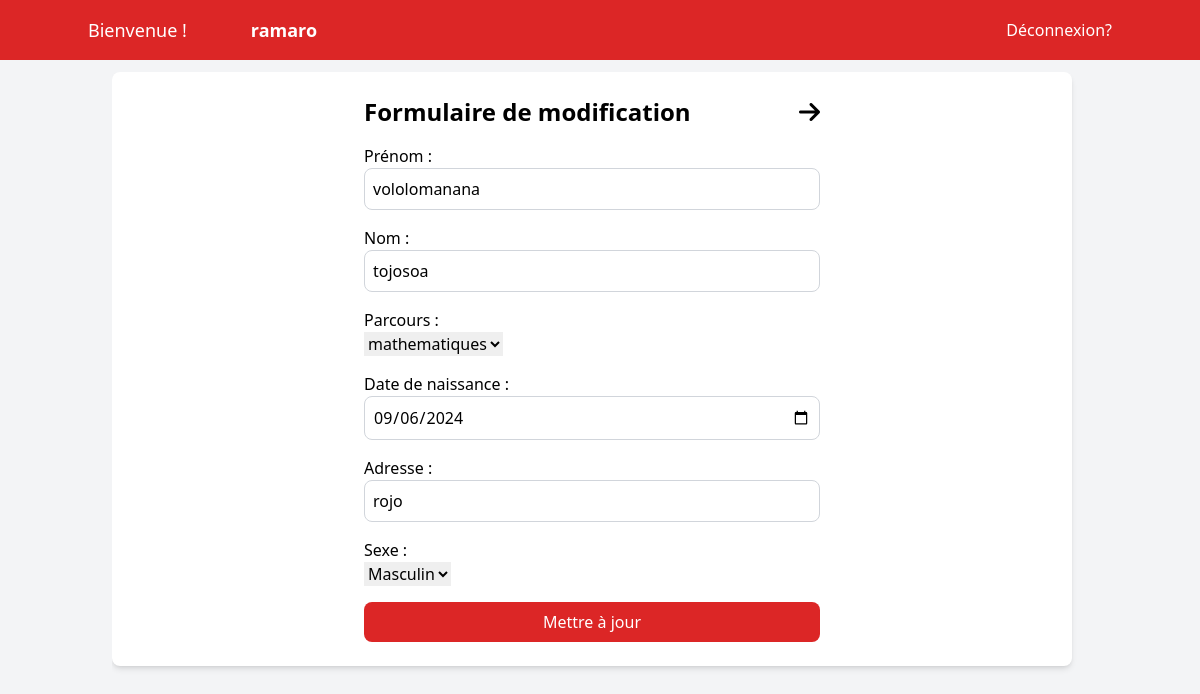
Page /controllers/etudiantController.php?action=detailUpdate&id=4 (signed in) on the committed database.
### tables this page shows
CREATE TABLE `etudiants` (
  `id` int NOT NULL AUTO_INCREMENT,
  `firstname` varchar(100) NOT NULL,
  `lastname` varchar(100) NOT NULL,
  `parcours` varchar(100) NOT NULL,
  `date_of_birth` date NOT NULL,
  `adresse` varchar(100) NOT NULL,
  `sex` varchar(100) NOT NULL,
  `created_at` timestamp NULL DEFAULT CURRENT_TIMESTAMP,
  PRIMARY KEY (`id`)
);

### classes/etudiants.php (called while the page is built, shortened)
<?php
    class Etudiants{
        private $pdo;
        public $id;
        public function __construct($db){
            $this->pdo = $db;
        }
        public function detail(){
            $stmt = $this->pdo->prepare('SELECT * FROM etudiants WHERE id = :id');
            $stmt->bindParam(':id', $this->id);
            $stmt->execute();
            return $stmt->fetch(PDO::FETCH_ASSOC);
        }
    }
?>

### display/etudiants/update.php (the view, shortened to what this page needs)
<!DOCTYPE html>
<html lang="fr">
<head>
    <script src="https://cdn.tailwindcss.com"></script>
    <link rel="stylesheet" href="https://cdnjs.cloudflare.com/ajax/libs/font-awesome/6.6.0/css/all.min.css" />
</head>
<body class="bg-gray-100 font-sans h-screen">
    <header class="bg-red-600 text-white p-4 sticky top-0 z-10">
        <div class="container mx-auto flex justify-between items-center">
            <div class="text-lg flex space-x-16">
               <p>Bienvenue !</p>
               <span class="font-semibold"><?php echo $_SESSION["username"]?></span>
            </div>
            <div>
                <a href="../../controllers/userController.php?action=logout" class="text-white hover:text-gray-300">Déconnexion?</a>
            </div>
        </div>
    </header>
    <div class="container mx-auto px-6 py-3 h-full">
        <div class="flex h-full">
            <div class="w-screen overflow-y-auto max-h-screen pr-4">
                <div id="form-modification" class="bg-white p-6 rounded-lg shadow-md h-auto flex flex-col justify-center items-center">
                    <div class="flex justify-between w-1/2">
                        <h2 class="text-2xl font-bold text-grenat-600 mb-4">Formulaire de modification</h2>
                        <a href="../../controllers/etudiantController.php?action=read" class="text-2xl font-bold text-grenat-600 mb-4"><i class="fas fa-arrow fa-arrow-right"></i></a>
                    </div>
                    <form action="../../controllers/etudiantController.php?action=update&id=<?= $etudiantDetails['id'] ?>"  method="post" class="w-1/2">
                        <div class="mb-4">
                            <label for="firstname" class="block text-grenat-600">Prénom :</label>
                            <input type="text" name="firstname" class="w-full p-2 border border-gray-300 rounded-lg" value="<?= htmlspecialchars($etudiantDetails['firstname']) ?>" required><br>
                        </div>
                        <div class="mb-4">
                            <label for="lastname" class="block text-grenat-600">Nom :</label>
                            <input type="text" name="lastname" class="w-full p-2 border border-gray-300 rounded-lg" value="<?= htmlspecialchars($etudiantDetails['lastname']) ?>" required><br>
                        </div>
                        <div class="mb-4">
                            <label for="parcours" class="block text-grenat-600">Parcours :</label>
                            <select name="parcours" required>
                                <option value="mathematiques" <?= $etudiantDetails['parcours'] == 'mathematiques' ? 'selected' : '' ?>>mathematiques</option>
                            </select><br>
                        </div>
                        <div class="mb-4" class="block text-grenat-600">
                            <label for="date_of_birth">Date de naissance :</label>
                            <input type="date" name="date_of_birth" class="w-full p-2 border border-gray-300 rounded-lg" value="<?= htmlspecialchars($etudiantDetails['date_of_birth']) ?>" required><br>
                        </div>
                        <div class="mb-4" class="block text-grenat-600">
                            <label for="adresse">Adresse :</label>
                            <input type="text" name="adresse" class="w-full p-2 border border-gray-300 rounded-lg" value="<?= htmlspecialchars($etudiantDetails['adresse']) ?>" required><br>
                        </div>
                        <div class="mb-4">
                            <label for="sex" class="block text-grenat-600">Sexe :</label>
                            <select name="sex" required>
                                <option value="male" <?= $etudiantDetails['sex'] == 'male' ? 'selected' : '' ?>>Masculin</option>
                            </select><br>
                        </div>
                        <button type="submit" class="bg-red-600 text-white p-2 rounded-lg w-full">Mettre à jour </button>
                    </form>
                </div>
            </div>
        </div>
    </div>
</body>
</html>

### rows in the picture
etudiants: firstname "vololomanana", lastname "tojosoa", parcours "mathematiques", date_of_birth "09/06/2024", adresse "rojo", sex "Masculin"

### other values in the picture
$_SESSION["username"] "ramaro"
